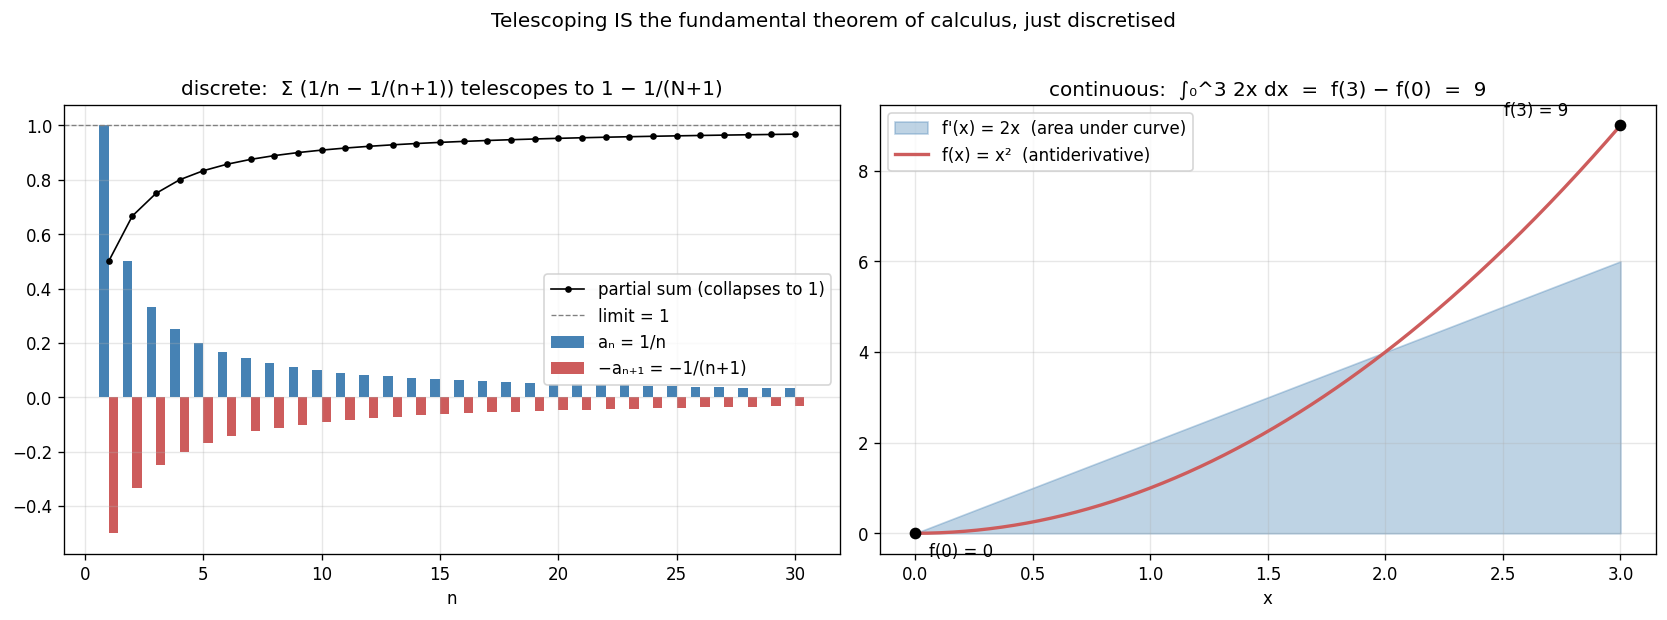

Here is the Python script that generated this plot:
"""Telescoping  =  the discrete fundamental theorem of calculus.

  discrete:    Σ_{n=1..N} (a_{n+1} − a_n)  =  a_{N+1} − a_1
  continuous:  ∫_a^b f'(x) dx              =  f(b)   − f(a)

These are the same statement on different scales. The textbook trick of
rewriting 1/(n(n+1)) as 1/n − 1/(n+1) so the partial sums collapse is just
a discrete antiderivative — and it works for the same reason.
"""
import math
from pathlib import Path

import matplotlib.pyplot as plt
import torch

# ---- discrete side: Σ 1/(n(n+1)) = 1 − 1/(N+1)  →  1
N = 30
n = torch.arange(1, N + 1, dtype=torch.float64)
term = 1.0 / (n * (n + 1))                            # original term
left = 1.0 / n                                        # = a_n
right = 1.0 / (n + 1)                                 # = a_{n+1}
diff = left - right                                   # = a_n − a_{n+1}, telescopes

partial = torch.cumsum(term, dim=0)
closed = 1.0 - 1.0 / (n + 1)
print(f"discrete:   max |partial sum − (1 − 1/(N+1))| = "
      f"{(partial - closed).abs().max().item():.2e}")

# ---- continuous side: ∫_0^b 2x dx  =  b²
b = 3.0
xs = torch.linspace(0, b, 400, dtype=torch.float64)
fprime = 2 * xs                                       # f'(x) = 2x
F = xs ** 2                                            # antiderivative f(x) = x²
trapz = torch.trapezoid(fprime, xs).item()
print(f"continuous: ∫₀^{b} 2x dx (trapezoid) = {trapz:.6f}   exact = {b**2}")

fig, axes = plt.subplots(1, 2, figsize=(14, 5))

ax = axes[0]
width = 0.4
ax.bar(n.numpy() - width / 2, left.numpy(), width=width, color="steelblue",
       label="aₙ = 1/n")
ax.bar(n.numpy() + width / 2, -right.numpy(), width=width, color="indianred",
       label="−aₙ₊₁ = −1/(n+1)")
ax.plot(n.numpy(), partial.numpy(), "ko-", lw=1, ms=3,
        label="partial sum (collapses to 1)")
ax.axhline(1.0, color="gray", ls="--", lw=0.8, label="limit = 1")
ax.set_title("discrete:  Σ (1/n − 1/(n+1)) telescopes to 1 − 1/(N+1)")
ax.set_xlabel("n")
ax.legend(loc="center right")
ax.grid(alpha=0.3)

ax = axes[1]
ax.fill_between(xs.numpy(), 0, fprime.numpy(), color="steelblue", alpha=0.35,
                label="f'(x) = 2x  (area under curve)")
ax.plot(xs.numpy(), F.numpy(), "indianred", lw=2, label="f(x) = x²  (antiderivative)")
ax.scatter([0, b], [0, b ** 2], color="black", zorder=5)
ax.annotate(f"f(0) = 0", (0, 0), textcoords="offset points", xytext=(8, -14))
ax.annotate(f"f({b:g}) = {b**2:g}", (b, b ** 2), textcoords="offset points",
            xytext=(-70, 6))
ax.set_title(f"continuous:  ∫₀^{b:g} 2x dx  =  f({b:g}) − f(0)  =  {b**2:g}")
ax.set_xlabel("x")
ax.legend(loc="upper left")
ax.grid(alpha=0.3)

plt.suptitle(
    "Telescoping IS the fundamental theorem of calculus, just discretised",
    y=1.02, fontsize=12,
)
plt.tight_layout()
out = Path(__file__).with_suffix(".png")
plt.savefig(out, dpi=120, bbox_inches="tight")
print(f"Saved: {out}")
